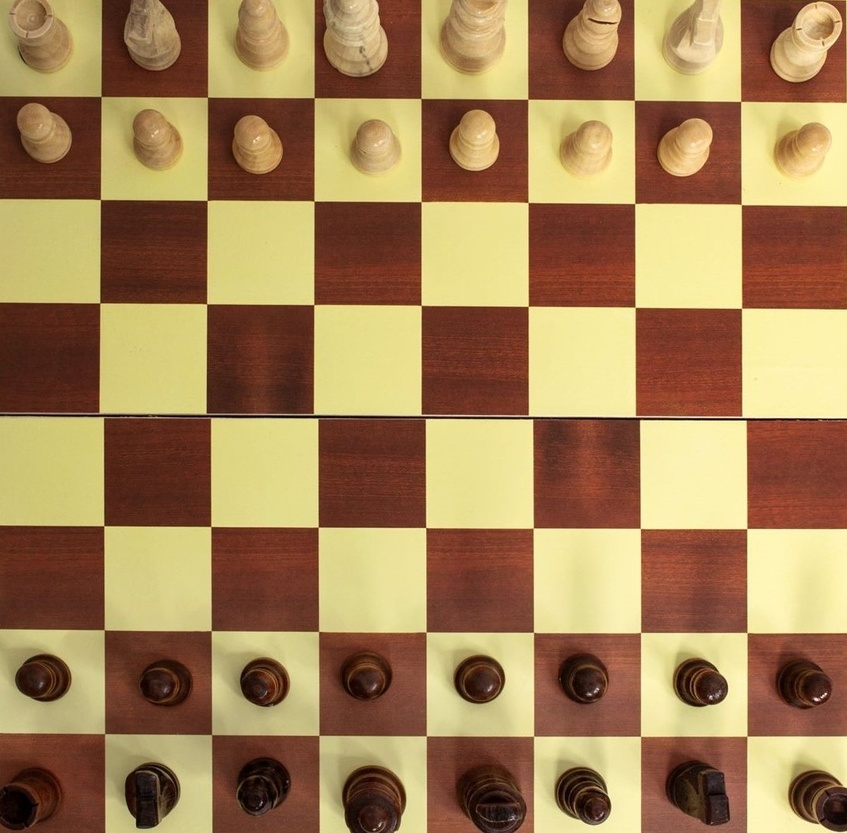
//> input picture cherss_board.jpg, 847 x 833 px, shrunk from 1069 x 1052 before the run
$ ./CVTest15   (built with g++ and OpenCV 4)
//> lines starting //> are read from the running program, lines starting //| are printed output that depends on the picture
#include <iostream>
//#include "opencv2/imgcodecs.hpp"
//#include "opencv2/highgui.hpp"
//#include "opencv2/imgproc.hpp"
#include <opencv2/opencv.hpp>


using namespace cv;
using namespace std;
int main(int argc, char** argv)
{
    printf("test");
    // Declare the output variables
    Mat dst, cdst, cdstP;
    const char* default_file ="E:/UNI/ece4078/ChessRobot2023FYP/cherss_board.jpg";
    const char* filename = argc >=2 ? argv[1] : default_file;
    // Loads an image
    Mat src = imread( samples::findFile( filename ), IMREAD_GRAYSCALE );
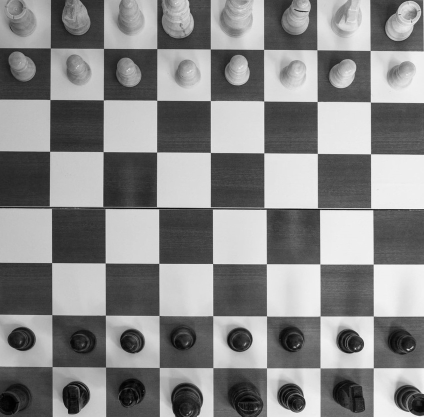
//> src: 833 rows x 847 cols, CV_8UC1 (shown at 1/2 size); min 0, max 250, mean 135.8
    // Check if image is loaded fine
    if(src.empty()){
        printf(" Error opening image\n");
        printf(" Program Arguments: [image_name -- default %s] \n", default_file);
        return -1;
    }

    // Rect roi(300, 155, 780, 765); // starting x, starting y, width, height

    // extract the ROI from the input image
    // Mat src = srcPre(roi);

    // Edge detection
    Canny(src, dst, 100, 150, 3);
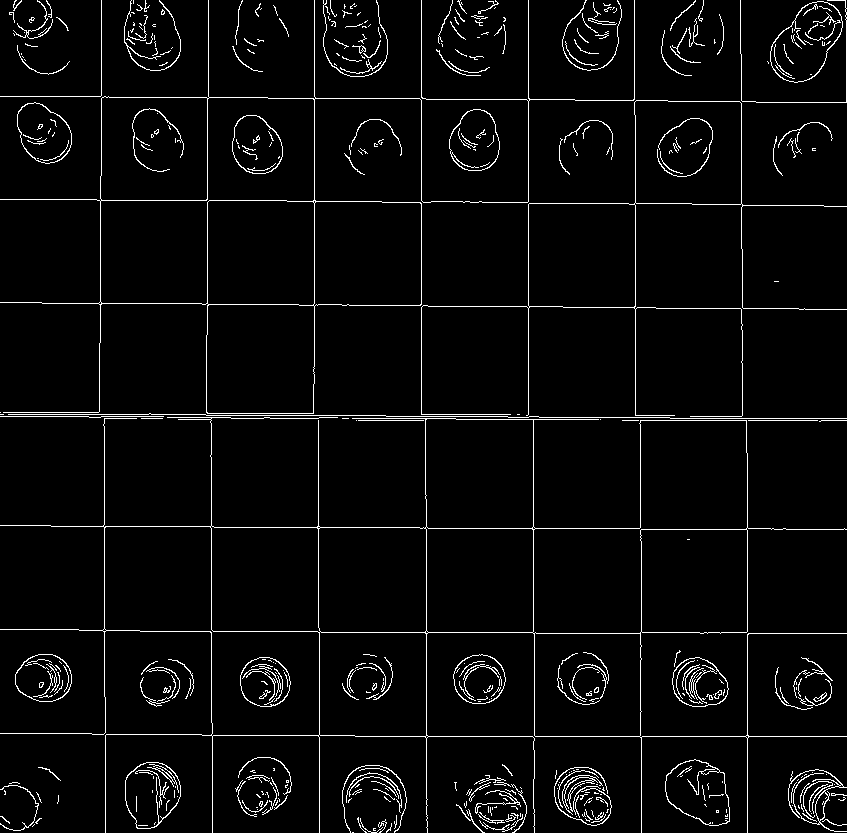
//> dst: 833 rows x 847 cols, CV_8UC1; 3.8% white in thin lines or dots


    // Copy edges to the images that will display the results in BGR
    cvtColor(dst, cdst, COLOR_GRAY2BGR);
//> cdst: 833 rows x 847 cols, CV_8UC3; 3.8% white in thin lines or dots
    cdstP = cdst.clone();
    cout << cdst.rows << endl;
//| 833
    //identify chess board columns
    std::vector<cv::Point> square_positions;
    int target_row = 500;
    cv::Mat row = cdst.row(target_row);
//> row = 847 rows, first 8: [0, 0, 0], [0, 0, 0], [0, 0, 0], [0, 0, 0], [0, 0, 0], [0, 0, 0], [0, 0, 0], [0, 0, 0]


    for ( int i = 0; i < row.cols; i++){
        uchar intensity = row.at<uchar>(0, i);

        if (intensity == 255){
            cv::Point location(i, target_row);
            square_positions.push_back(location);

        }

    }
//> this loop made 847 passes
//> intensity on passes 1 to 3: 0, 0, 0
    cout << square_positions << endl;

    // Standard Hough Line Transform
    vector<Vec2f> lines; // will hold the results of the detection
    HoughLines(dst, lines, 1, CV_PI/180, 150, 0, 0 ); // runs the actual detection
//> lines = 38 lines (rho, theta), first 12: [736, 1.57], [418, 1.57], [421, 0], [528, 0], [314, 0], [747, 0], [416, 1.57], [426, 0], [632, 1.57], [211, 0], [635, 0], [414, 1.57]
    // Draw the lines
    for( size_t i = 0; i < lines.size(); i++ )
    {
        float rho = lines[i][0], theta = lines[i][1];

        Point pt1, pt2;
        double a = cos(theta), b = sin(theta);
        double x0 = a*rho, y0 = b*rho;
        pt1.x = cvRound(x0 + 1000*(-b));
        pt1.y = cvRound(y0 + 1000*(a));
        pt2.x = cvRound(x0 - 1000*(-b));
        pt2.y = cvRound(y0 - 1000*(a));
        cout << "Point 1: "<< pt1.x << " " << pt1.y << " Point 2: " << pt2.x << " " << pt2.y << endl;
        line( cdst, pt1, pt2, Scalar(0,0,255), 3, LINE_AA);
    }
//> this loop made 38 passes
//> (rho, theta, a, b, x0, y0) on passes 1 to 8: (736, 1.57, -4.37e-08, 1, -3.22e-05, 736), (418, 1.57, -4.37e-08, 1, -1.83e-05, 418), (421, 0, 1, 0, 421, 0), (528, 0, 1, 0, 528, 0), (314, 0, 1, 0, 314, 0), (747, 0, 1, 0, 747, 0), (416, 1.57, -4.37e-08, 1, -1.82e-05, 416), (426, 0, 1, 0, 426, 0)
//> (printed output is left out)
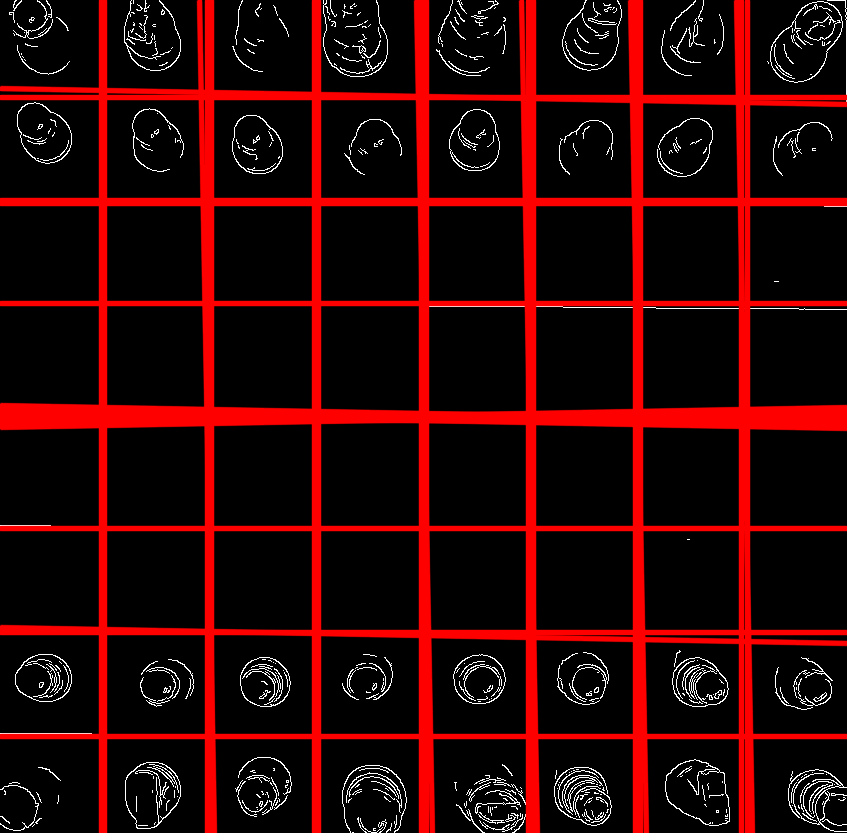
//> cdst: 833 rows x 847 cols, CV_8UC3; mean B, G, R 5.3, 5.3, 46.3

		// [46 lines of commented-out code are left out]
    vector<Vec4i> linesP; // will hold the results of the detection
    HoughLinesP(dst, linesP, 1, CV_PI/180, 20, 50, 20 ); // runs the actual detection
//> linesP = 164 lines (x1, y1, x2, y2), first 8: [314, 383, 314, 0], [670, 418, 846, 418], [421, 420, 421, 0], [426, 827, 426, 495], [355, 736, 846, 736], [528, 419, 528, 0], [420, 528, 639, 528], [97, 200, 286, 200]
    // Draw the lines
    for( size_t i = 0; i < linesP.size(); i++ )
    {
        Vec4i l = linesP[i];
        line( cdstP, Point(l[0], l[1]), Point(l[2], l[3]), Scalar(0,0,255), 3, LINE_AA);
    }
//> this loop made 164 passes
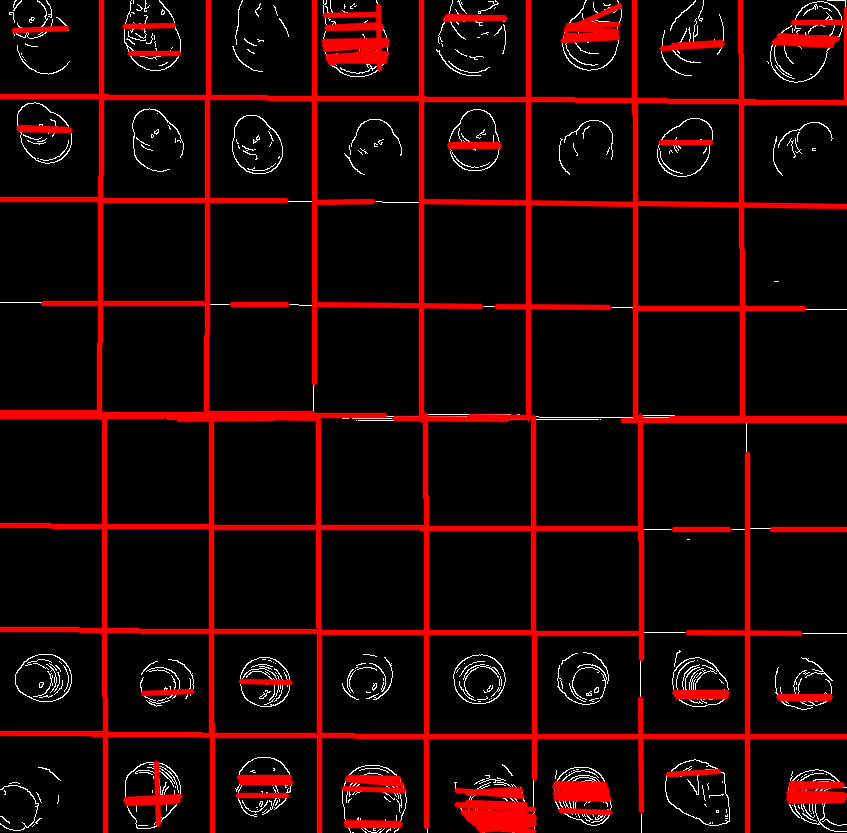
//> cdstP: 833 rows x 847 cols, CV_8UC3; mean B, G, R 4.2, 4.2, 32.6

    for ( size_t i = 0; i < linesP.size(); i++){
        for ( size_t j = i + 1; j < linesP.size(); j++){

            cv::Vec4i line1 = linesP[i];
			cv::Vec4i line2 = linesP[j];
			cv::Point pt1_1(line1[0], line1[1]);
			cv::Point pt1_2(line1[2], line1[3]);
			cv::Point pt2_1(line2[0], line2[1]);
			cv::Point pt2_2(line2[2], line2[3]);

            //cout << line1 << line2 << endl;
        }

    }

    // Show results
    imshow("Source", src);
    imshow("Canny", dst);
    imshow("Detected Lines (in red) - Standard Hough Line Transform", cdst);
    imshow("Detected Lines (in red) - Probabilistic Line Transform", cdstP);
    // Wait and Exit
    waitKey();
    return 0;
}

$ run again, with 0.jpg copied over cherss_board.jpg
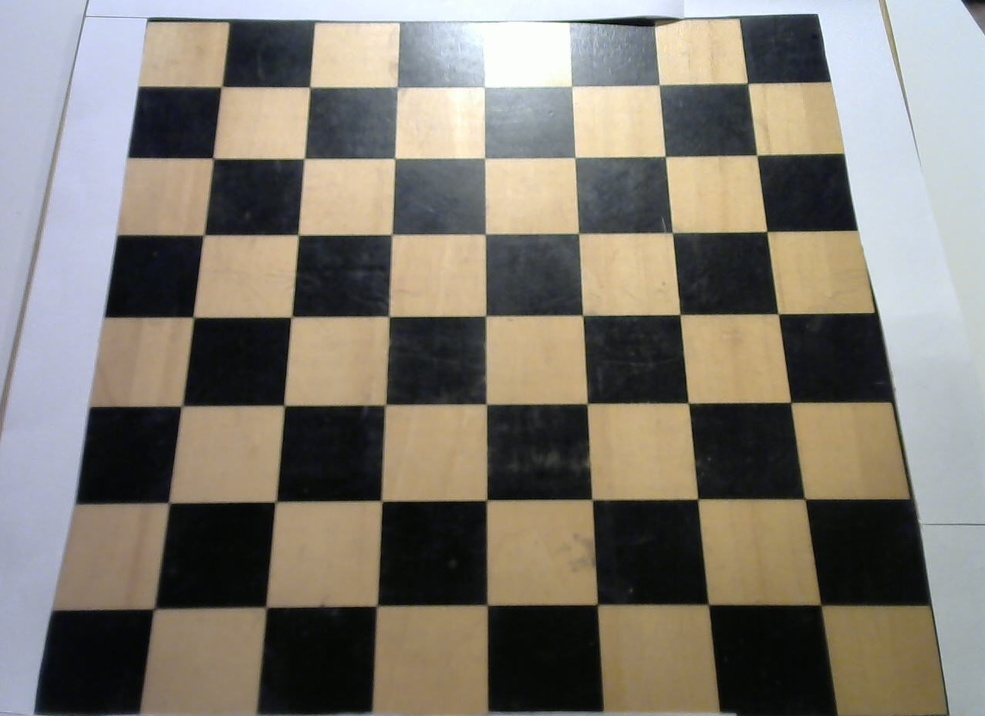
//> input picture 0.jpg, 985 x 716 px, shrunk from 1277 x 928 before the run
//> `Canny(src, dst, 100, 150, 3);`:
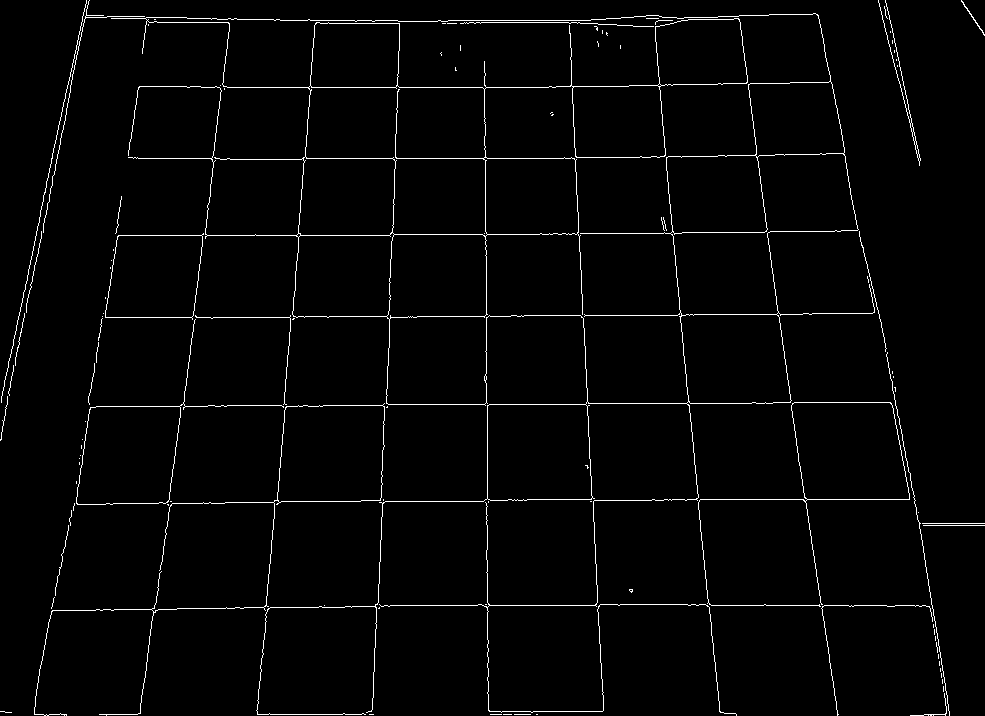
//> dst: 716 rows x 985 cols, CV_8UC1; 2.1% white in thin lines or dots
//| 716
//> row = 985 rows, first 8: [0, 0, 0], [0, 0, 0], [0, 0, 0], [0, 0, 0], [0, 0, 0], [0, 0, 0], [0, 0, 0], [0, 0, 0]
//> the loop `for ( int i = 0; i < row.cols; i++)` made 985 passes
//> intensity on passes 1 to 3: 0, 0, 0
//> lines = 35 lines (rho, theta), first 12: [605, 1.57], [-565, 3.09], [158, 1.57], [87, 1.57], [499, 1.57], [96, 1.55], [20, 1.57], [400, 0.03], [-727, 3], [235, 1.57], [14, 1.59], [84, 0.21]
//> the loop `for( size_t i = 0; i < lines.size(); i++ )` made 35 passes
//> (rho, theta, a, b, x0, y0) on passes 1 to 8: (605, 1.57, -4.37e-08, 1, -2.64e-05, 605), (-565, 3.09, -0.999, 0.0523, 564.2, -29.57), (158, 1.57, -4.37e-08, 1, -6.91e-06, 158), (87, 1.57, -4.37e-08, 1, -3.8e-06, 87), (499, 1.57, -4.37e-08, 1, -2.18e-05, 499), (96, 1.55, 0.0175, 1, 1.68, 95.99), (20, 1.57, -4.37e-08, 1, -8.74e-07, 20), (400, 0.0349, 0.999, 0.0349, 399.8, 13.96)
//> (printed output is left out)
//> linesP = 129 lines (x1, y1, x2, y2), first 8: [375, 605, 619, 605], [187, 87, 573, 87], [133, 158, 229, 158], [755, 144, 811, 543], [574, 158, 603, 710], [341, 20, 512, 22], [118, 235, 393, 235], [486, 402, 486, 232]
//> the loop `for( size_t i = 0; i < linesP.size(); i++ )` made 129 passes
//> after the loop `for( size_t i = 0; i < linesP.size(); i++ )`:
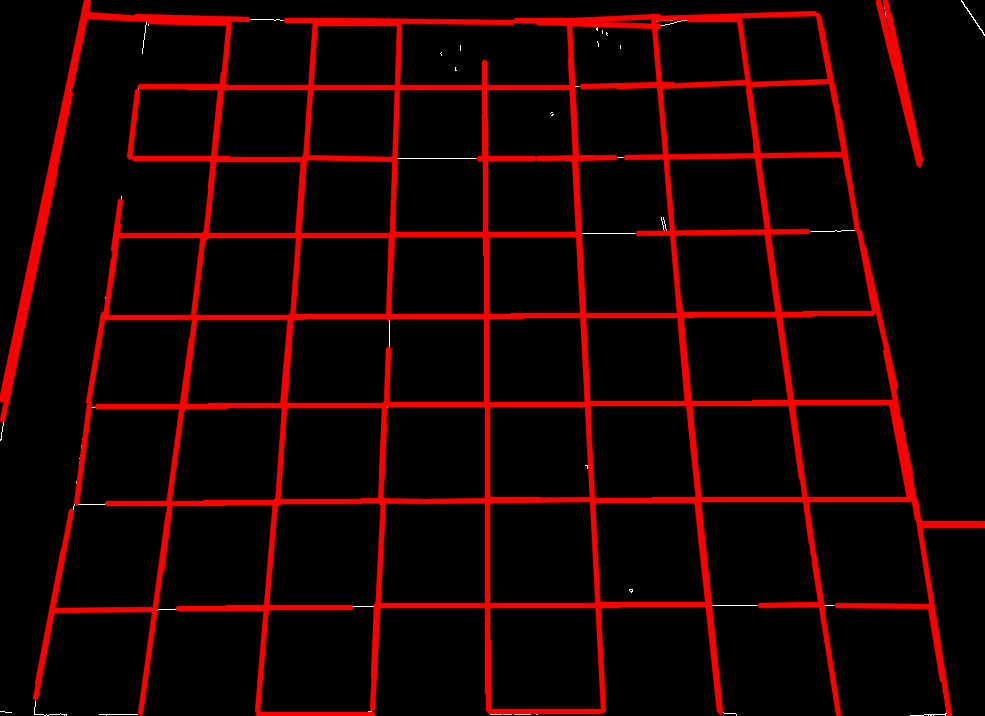
//> cdstP: 716 rows x 985 cols, CV_8UC3; mean B, G, R 0.3, 0.3, 27.2
//> the loop `for ( size_t i = 0; i < linesP.size(); i++)` made 129 passes

$ run again, with 1.jpg copied over cherss_board.jpg
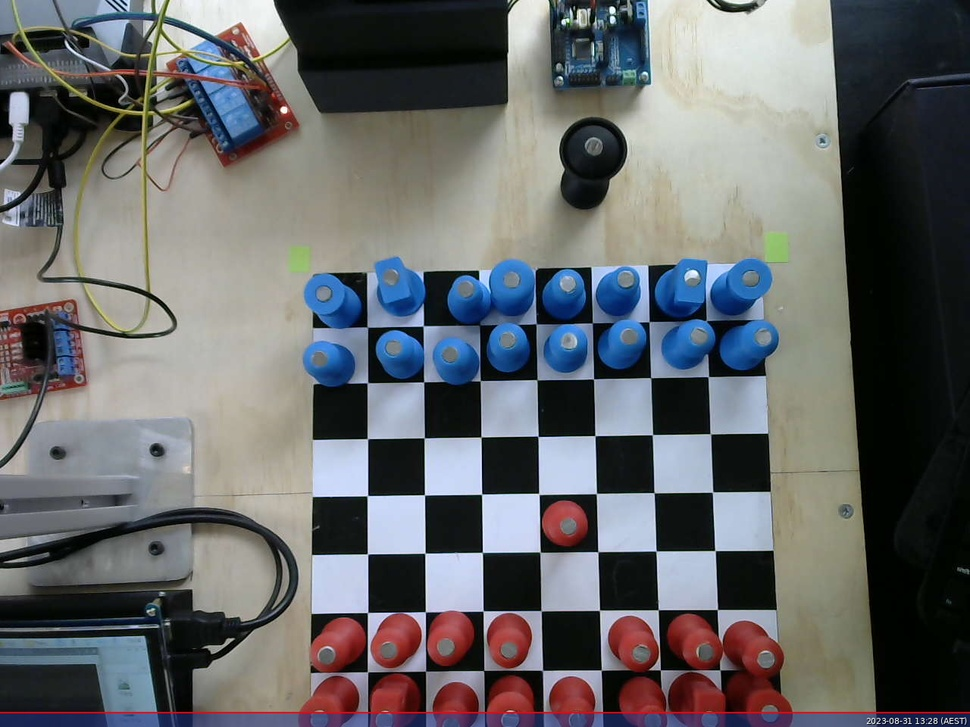
//> input picture 1.jpg, 970 x 727 px, shrunk from 1280 x 960 before the run
//> `Canny(src, dst, 100, 150, 3);`:
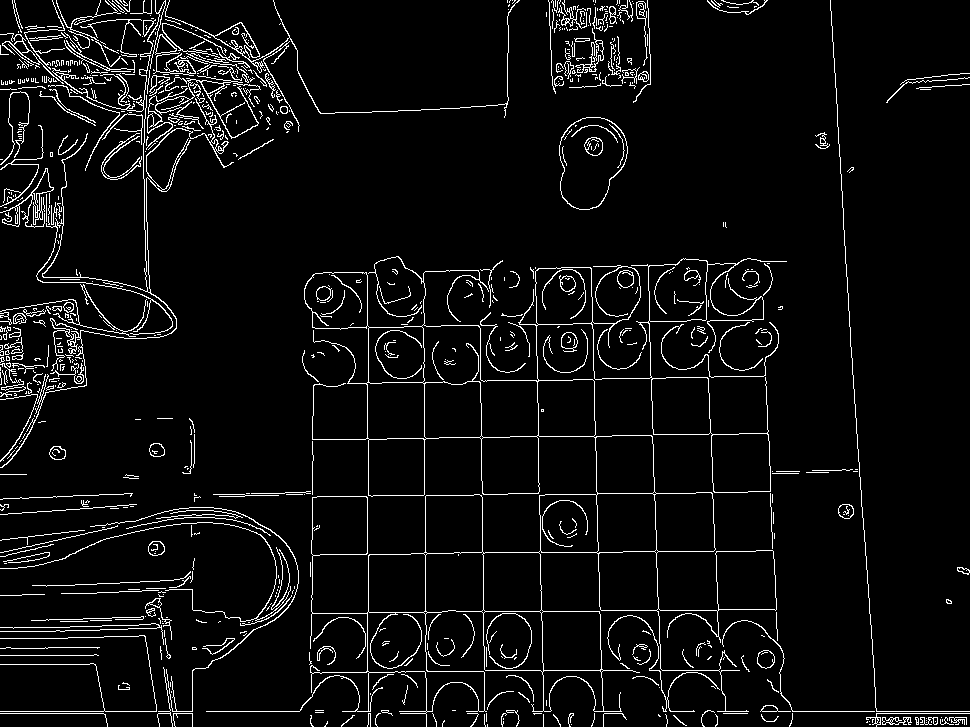
//> dst: 727 rows x 970 cols, CV_8UC1; 5.2% white in thin lines or dots
//| 727
//> row = 970 rows, first 8: [0, 0, 0], [0, 0, 0], [0, 0, 0], [0, 0, 0], [0, 0, 0], [0, 0, 0], [0, 0, 0], [0, 0, 0]
//> the loop `for ( int i = 0; i < row.cols; i++)` made 970 passes
//> intensity on passes 1 to 3: 0, 0, 0
//> lines = 43 lines (rho, theta), first 12: [711, 1.57], [389, 1.55], [713, 1.57], [-530, 3.12], [333, 1.55], [-825, 3.07], [-637, 3.11], [670, 1.57], [446, 1.55], [367, 0], [622, 1.55], [-473, 3.12]
//> the loop `for( size_t i = 0; i < lines.size(); i++ )` made 43 passes
//> (rho, theta, a, b, x0, y0) on passes 1 to 8: (711, 1.57, -4.37e-08, 1, -3.11e-05, 711), (389, 1.55, 0.0175, 1, 6.79, 388.9), (713, 1.57, -4.37e-08, 1, -3.12e-05, 713), (-530, 3.12, -1, 0.0175, 529.9, -9.25), (333, 1.55, 0.0175, 1, 5.81, 332.9), (-825, 3.07, -0.998, 0.0698, 823, -57.55), (-637, 3.11, -0.999, 0.0349, 636.6, -22.23), (670, 1.57, -4.37e-08, 1, -2.93e-05, 670)
//> (printed output is left out)
//> linesP = 573 lines (x1, y1, x2, y2), first 8: [663, 711, 969, 711], [573, 379, 765, 375], [0, 713, 103, 713], [367, 671, 367, 612], [53, 332, 137, 331], [535, 267, 543, 726], [225, 617, 279, 616], [333, 113, 507, 104]
//> the loop `for( size_t i = 0; i < linesP.size(); i++ )` made 573 passes
//> after the loop `for( size_t i = 0; i < linesP.size(); i++ )`:
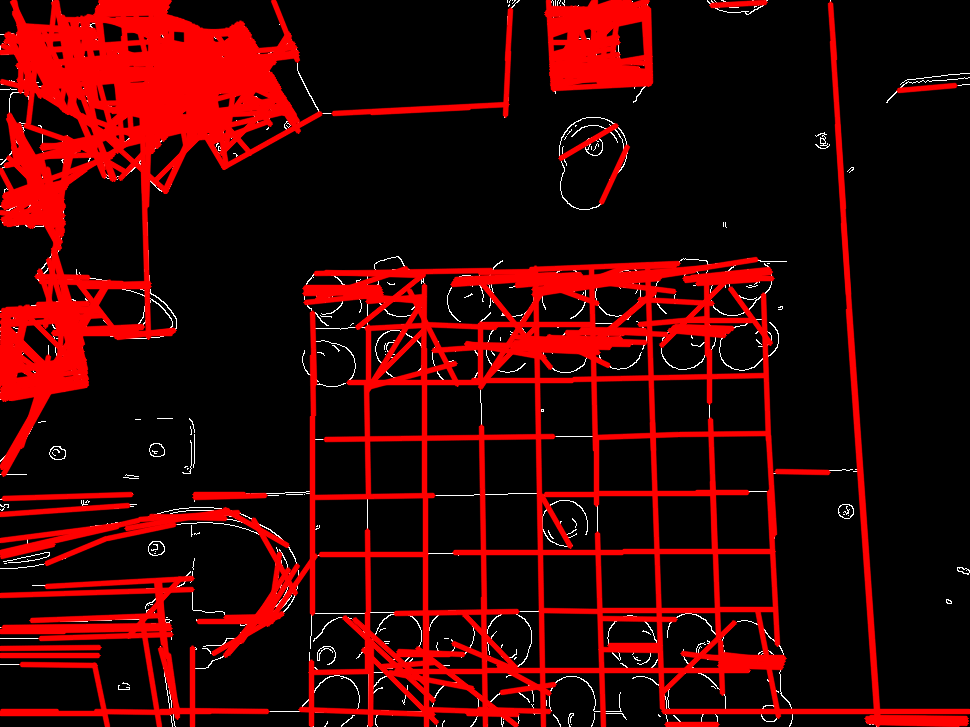
//> cdstP: 727 rows x 970 cols, CV_8UC3; mean B, G, R 2.8, 2.8, 55.5
